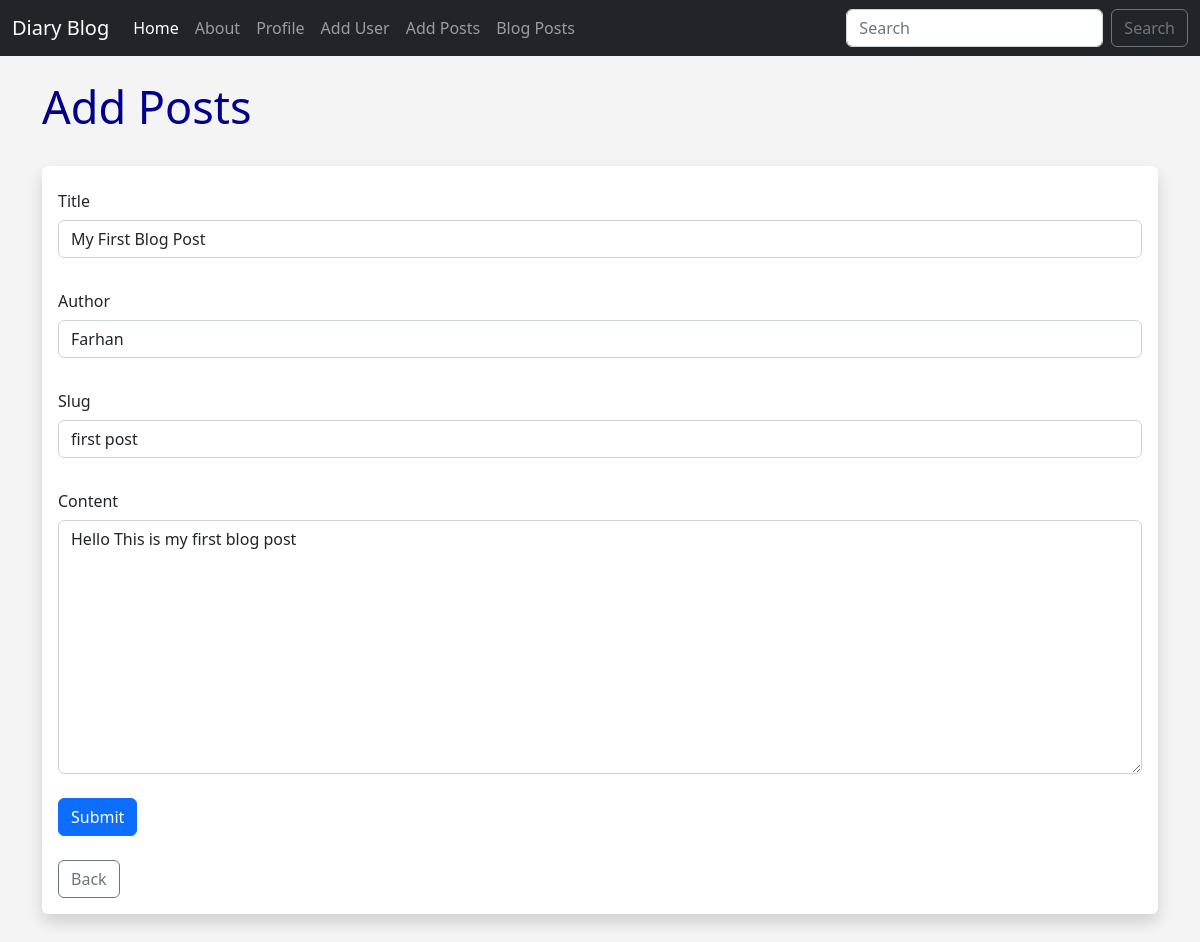
The page /posts/edit/1 on the database its author committed.
### app.py (models this page shows)
class Posts(db.Model):
    id = db.Column(db.Integer, primary_key=True)
    title = db.Column(db.String(255))
    content = db.Column(db.Text)
    author = db.Column(db.String(255))
    date_posted = db.Column(db.DateTime, default=datetime.utcnow)
    slug = db.Column(db.String(255))

### app.py (the view, shortened to what this page needs)
@app.route('/posts/edit/<int:id>', methods=['GET','POST'])
def edit_post(id):
    post = Posts.query.get_or_404(id)
    form = PostForm()
    form.title.data = post.title
    form.author.data = post.author
    form.slug.data = post.slug
    form.content.data = post.content
    return render_template("edit_post.html", form=form)

### app.py
class PostForm(FlaskForm):
    title = StringField("Title", validators=[DataRequired()])
    content = StringField("Content", validators=[DataRequired()], widget=TextArea())
    author =StringField("Author", validators=[DataRequired()])
    slug =StringField("Slug", validators=[DataRequired()])
    submit = SubmitField("Submit")

### templates/edit_post.html (shortened to what this page needs)
{% extends 'base.html' %}
{% block content %}
<h1>Add Posts </h1>
        <br>
        <div class="shadow p-3 mb-5 bg-body rounded">
            <form method="POST">
                {{ form.title.label(class="col-form-label") }}
                {{ form.title(class="form-control") }}
                <br/>
                {{ form.author.label(class="col-form-label") }}
                {{ form.author(class="form-control") }}
                <br/>
                {{ form.slug.label(class="col-form-label") }}
                {{ form.slug(class="form-control") }}
                <br/>
                {{ form.content.label(class="col-form-label") }}
                {{ form.content(class="form-control", rows="10") }}
                <br/>
                {{ form.submit(class="btn btn-primary") }}
            </form>
            <br>
            <a class="btn btn-outline-secondary" href="{{ url_for('posts') }} ">Back</a>
        </div>
        <br> <br>
{% endblock %}

### static/style.css (style rules this page uses)
h1 { color: darkblue; font-size: 45px; }
body { background:#f4f4f4; }

### rows shown on the page
Posts: title "My First Blog Post", author "Farhan", slug "first post", content "Hello This is my first blog post"
